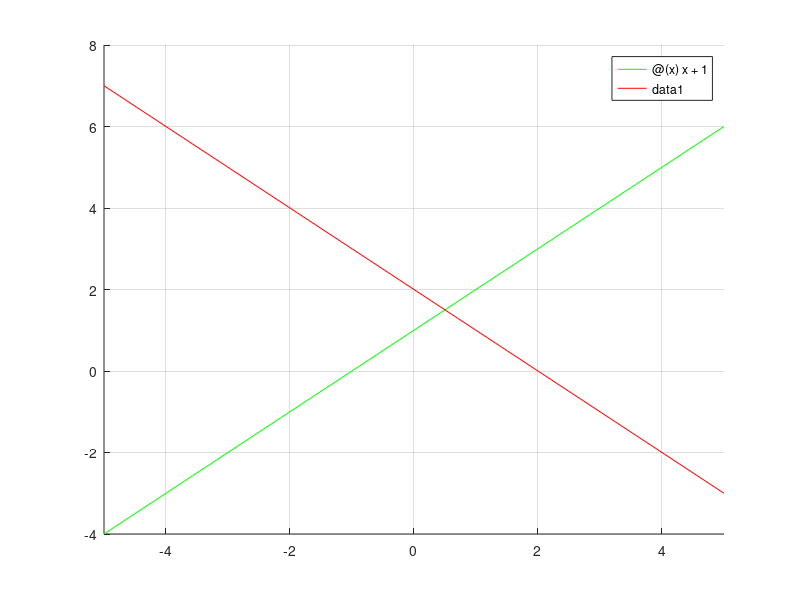

The MATLAB script that drew this image:
% ©2021 HP.
clc;
clear;
clf;
    
hold on

fplot(@(x) x+1, [-5 5], 'g');

pause(2);

fplot(@(x) -x+2, [-5 5], 'r');
grid on

hold off